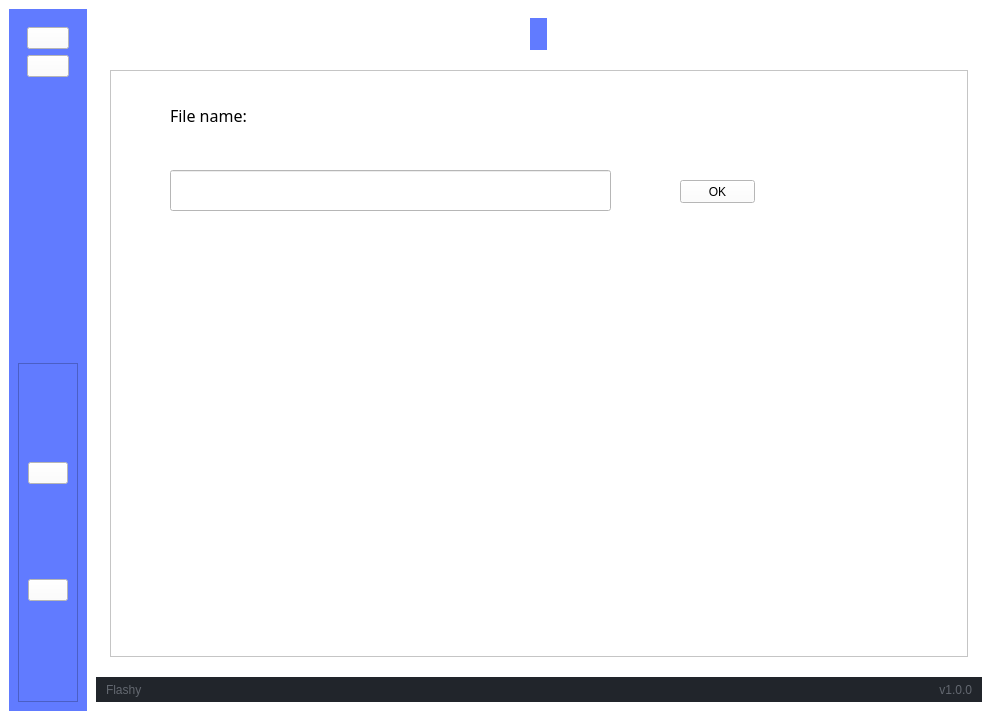
<?xml version="1.0" encoding="UTF-8"?>
<ui version="4.0">
 <author>Wanderson M. Pimenta</author>
 <class>MainWindow</class>
 <widget class="QMainWindow" name="MainWindow">
  <property name="geometry">
   <rect>
    <x>0</x>
    <y>0</y>
    <width>1000</width>
    <height>720</height>
   </rect>
  </property>
  <property name="minimumSize">
   <size>
    <width>1000</width>
    <height>720</height>
   </size>
  </property>
  <property name="palette">
   <palette>
    <active>
     <colorrole role="WindowText">
      <brush brushstyle="SolidPattern">
       <color alpha="255">
        <red>255</red>
        <green>255</green>
        <blue>255</blue>
       </color>
      </brush>
     </colorrole>
     <colorrole role="Button">
      <brush brushstyle="SolidPattern">
       <color alpha="0">
        <red>0</red>
        <green>0</green>
        <blue>0</blue>
       </color>
      </brush>
     </colorrole>
     <colorrole role="Light">
      <brush brushstyle="SolidPattern">
       <color alpha="255">
        <red>66</red>
        <green>73</green>
        <blue>90</blue>
       </color>
      </brush>
     </colorrole>
     <colorrole role="Midlight">
      <brush brushstyle="SolidPattern">
       <color alpha="255">
        <red>55</red>
        <green>61</green>
        <blue>75</blue>
       </color>
      </brush>
     </colorrole>
     <colorrole role="Dark">
      <brush brushstyle="SolidPattern">
       <color alpha="255">
        <red>22</red>
        <green>24</green>
        <blue>30</blue>
       </color>
      </brush>
     </colorrole>
     <colorrole role="Mid">
      <brush brushstyle="SolidPattern">
       <color alpha="255">
        <red>29</red>
        <green>32</green>
        <blue>40</blue>
       </color>
      </brush>
     </colorrole>
     <colorrole role="Text">
      <brush brushstyle="SolidPattern">
       <color alpha="255">
        <red>210</red>
        <green>210</green>
        <blue>210</blue>
       </color>
      </brush>
     </colorrole>
     <colorrole role="BrightText">
      <brush brushstyle="SolidPattern">
       <color alpha="255">
        <red>255</red>
        <green>255</green>
        <blue>255</blue>
       </color>
      </brush>
     </colorrole>
     <colorrole role="ButtonText">
      <brush brushstyle="SolidPattern">
       <color alpha="255">
        <red>255</red>
        <green>255</green>
        <blue>255</blue>
       </color>
      </brush>
     </colorrole>
     <colorrole role="Base">
      <brush brushstyle="SolidPattern">
       <color alpha="0">
        <red>0</red>
        <green>0</green>
        <blue>0</blue>
       </color>
      </brush>
     </colorrole>
     <colorrole role="Window">
      <brush brushstyle="SolidPattern">
       <color alpha="0">
        <red>0</red>
        <green>0</green>
        <blue>0</blue>
       </color>
      </brush>
     </colorrole>
     <colorrole role="Shadow">
      <brush brushstyle="SolidPattern">
       <color alpha="255">
        <red>0</red>
        <green>0</green>
        <blue>0</blue>
       </color>
      </brush>
     </colorrole>
     <colorrole role="Highlight">
      <brush brushstyle="SolidPattern">
       <color alpha="255">
        <red>85</red>
        <green>170</green>
        <blue>255</blue>
       </color>
      </brush>
     </colorrole>
     <colorrole role="Link">
      <brush brushstyle="SolidPattern">
       <color alpha="255">
        <red>85</red>
        <green>170</green>
        <blue>255</blue>
       </color>
      </brush>
     </colorrole>
     <colorrole role="LinkVisited">
      <brush brushstyle="SolidPattern">
       <color alpha="255">
        <red>255</red>
        <green>0</green>
        <blue>127</blue>
       </color>
      </brush>
     </colorrole>
     <colorrole role="AlternateBase">
      <brush brushstyle="SolidPattern">
       <color alpha="255">
        <red>22</red>
        <green>24</green>
        <blue>30</blue>
       </color>
      </brush>
     </colorrole>
     <colorrole role="ToolTipBase">
      <brush brushstyle="SolidPattern">
       <color alpha="255">
        <red>44</red>
        <green>49</green>
        <blue>60</blue>
       </color>
      </brush>
     </colorrole>
     <colorrole role="ToolTipText">
      <brush brushstyle="SolidPattern">
       <color alpha="255">
        <red>210</red>
        <green>210</green>
        <blue>210</blue>
       </color>
      </brush>
     </colorrole>
     <colorrole role="PlaceholderText">
      <brush brushstyle="NoBrush">
       <color alpha="128">
        <red>210</red>
        <green>210</green>
        <blue>210</blue>
       </color>
      </brush>
     </colorrole>
    </active>
    <inactive>
     <colorrole role="WindowText">
      <brush brushstyle="SolidPattern">
       <color alpha="255">
        <red>255</red>
        <green>255</green>
        <blue>255</blue>
       </color>
      </brush>
     </colorrole>
     <colorrole role="Button">
      <brush brushstyle="SolidPattern">
       <color alpha="0">
        <red>0</red>
        <green>0</green>
        <blue>0</blue>
       </color>
      </brush>
     </colorrole>
     <colorrole role="Light">
      <brush brushstyle="SolidPattern">
       <color alpha="255">
        <red>66</red>
        <green>73</green>
        <blue>90</blue>
       </color>
      </brush>
     </colorrole>
     <colorrole role="Midlight">
      <brush brushstyle="SolidPattern">
       <color alpha="255">
        <red>55</red>
        <green>61</green>
        <blue>75</blue>
       </color>
      </brush>
     </colorrole>
     <colorrole role="Dark">
      <brush brushstyle="SolidPattern">
       <color alpha="255">
        <red>22</red>
        <green>24</green>
        <blue>30</blue>
       </color>
      </brush>
     </colorrole>
     <colorrole role="Mid">
      <brush brushstyle="SolidPattern">
       <color alpha="255">
        <red>29</red>
        <green>32</green>
        <blue>40</blue>
       </color>
      </brush>
     </colorrole>
     <colorrole role="Text">
      <brush brushstyle="SolidPattern">
       <color alpha="255">
        <red>210</red>
        <green>210</green>
        <blue>210</blue>
       </color>
      </brush>
     </colorrole>
     <colorrole role="BrightText">
      <brush brushstyle="SolidPattern">
       <color alpha="255">
        <red>255</red>
        <green>255</green>
        <blue>255</blue>
       </color>
      </brush>
     </colorrole>
     <colorrole role="ButtonText">
      <brush brushstyle="SolidPattern">
       <color alpha="255">
        <red>255</red>
        <green>255</green>
        <blue>255</blue>
       </color>
      </brush>
     </colorrole>
     <colorrole role="Base">
      <brush brushstyle="SolidPattern">
       <color alpha="0">
        <red>0</red>
        <green>0</green>
        <blue>0</blue>
       </color>
      </brush>
     </colorrole>
     <colorrole role="Window">
      <brush brushstyle="SolidPattern">
       <color alpha="0">
        <red>0</red>
        <green>0</green>
        <blue>0</blue>
       </color>
      </brush>
     </colorrole>
     <colorrole role="Shadow">
      <brush brushstyle="SolidPattern">
       <color alpha="255">
        <red>0</red>
        <green>0</green>
        <blue>0</blue>
       </color>
      </brush>
     </colorrole>
     <colorrole role="Highlight">
      <brush brushstyle="SolidPattern">
       <color alpha="255">
        <red>85</red>
        <green>170</green>
        <blue>255</blue>
       </color>
      </brush>
     </colorrole>
     <colorrole role="Link">
      <brush brushstyle="SolidPattern">
       <color alpha="255">
        <red>85</red>
        <green>170</green>
        <blue>255</blue>
       </color>
      </brush>
     </colorrole>
     <colorrole role="LinkVisited">
      <brush brushstyle="SolidPattern">
       <color alpha="255">
        <red>255</red>
        <green>0</green>
        <blue>127</blue>
       </color>
      </brush>
     </colorrole>
     <colorrole role="AlternateBase">
      <brush brushstyle="SolidPattern">
       <color alpha="255">
        <red>22</red>
        <green>24</green>
        <blue>30</blue>
       </color>
      </brush>
     </colorrole>
     <colorrole role="ToolTipBase">
      <brush brushstyle="SolidPattern">
       <color alpha="255">
        <red>44</red>
        <green>49</green>
        <blue>60</blue>
       </color>
      </brush>
     </colorrole>
     <colorrole role="ToolTipText">
      <brush brushstyle="SolidPattern">
       <color alpha="255">
        <red>210</red>
        <green>210</green>
        <blue>210</blue>
       </color>
      </brush>
     </colorrole>
     <colorrole role="PlaceholderText">
      <brush brushstyle="NoBrush">
       <color alpha="128">
        <red>210</red>
        <green>210</green>
        <blue>210</blue>
       </color>
      </brush>
     </colorrole>
    </inactive>
    <disabled>
     <colorrole role="WindowText">
      <brush brushstyle="SolidPattern">
       <color alpha="255">
        <red>22</red>
        <green>24</green>
        <blue>30</blue>
       </color>
      </brush>
     </colorrole>
     <colorrole role="Button">
      <brush brushstyle="SolidPattern">
       <color alpha="0">
        <red>0</red>
        <green>0</green>
        <blue>0</blue>
       </color>
      </brush>
     </colorrole>
     <colorrole role="Light">
      <brush brushstyle="SolidPattern">
       <color alpha="255">
        <red>66</red>
        <green>73</green>
        <blue>90</blue>
       </color>
      </brush>
     </colorrole>
     <colorrole role="Midlight">
      <brush brushstyle="SolidPattern">
       <color alpha="255">
        <red>55</red>
        <green>61</green>
        <blue>75</blue>
       </color>
      </brush>
     </colorrole>
     <colorrole role="Dark">
      <brush brushstyle="SolidPattern">
       <color alpha="255">
        <red>22</red>
        <green>24</green>
        <blue>30</blue>
       </color>
      </brush>
     </colorrole>
     <colorrole role="Mid">
      <brush brushstyle="SolidPattern">
       <color alpha="255">
        <red>29</red>
        <green>32</green>
        <blue>40</blue>
       </color>
      </brush>
     </colorrole>
     <colorrole role="Text">
      <brush brushstyle="SolidPattern">
       <color alpha="255">
        <red>22</red>
        <green>24</green>
        <blue>30</blue>
       </color>
      </brush>
     </colorrole>
     <colorrole role="BrightText">
      <brush brushstyle="SolidPattern">
       <color alpha="255">
        <red>255</red>
        <green>255</green>
        <blue>255</blue>
       </color>
      </brush>
     </colorrole>
     <colorrole role="ButtonText">
      <brush brushstyle="SolidPattern">
       <color alpha="255">
        <red>22</red>
        <green>24</green>
        <blue>30</blue>
       </color>
      </brush>
     </colorrole>
     <colorrole role="Base">
      <brush brushstyle="SolidPattern">
       <color alpha="0">
        <red>0</red>
        <green>0</green>
        <blue>0</blue>
       </color>
      </brush>
     </colorrole>
     <colorrole role="Window">
      <brush brushstyle="SolidPattern">
       <color alpha="0">
        <red>0</red>
        <green>0</green>
        <blue>0</blue>
       </color>
      </brush>
     </colorrole>
     <colorrole role="Shadow">
      <brush brushstyle="SolidPattern">
       <color alpha="255">
        <red>0</red>
        <green>0</green>
        <blue>0</blue>
       </color>
      </brush>
     </colorrole>
     <colorrole role="Highlight">
      <brush brushstyle="SolidPattern">
       <color alpha="255">
        <red>51</red>
        <green>153</green>
        <blue>255</blue>
       </color>
      </brush>
     </colorrole>
     <colorrole role="Link">
      <brush brushstyle="SolidPattern">
       <color alpha="255">
        <red>85</red>
        <green>170</green>
        <blue>255</blue>
       </color>
      </brush>
     </colorrole>
     <colorrole role="LinkVisited">
      <brush brushstyle="SolidPattern">
       <color alpha="255">
        <red>255</red>
        <green>0</green>
        <blue>127</blue>
       </color>
      </brush>
     </colorrole>
     <colorrole role="AlternateBase">
      <brush brushstyle="SolidPattern">
       <color alpha="255">
        <red>44</red>
        <green>49</green>
        <blue>60</blue>
       </color>
      </brush>
     </colorrole>
     <colorrole role="ToolTipBase">
      <brush brushstyle="SolidPattern">
       <color alpha="255">
        <red>44</red>
        <green>49</green>
        <blue>60</blue>
       </color>
      </brush>
     </colorrole>
     <colorrole role="ToolTipText">
      <brush brushstyle="SolidPattern">
       <color alpha="255">
        <red>210</red>
        <green>210</green>
        <blue>210</blue>
       </color>
      </brush>
     </colorrole>
     <colorrole role="PlaceholderText">
      <brush brushstyle="NoBrush">
       <color alpha="128">
        <red>210</red>
        <green>210</green>
        <blue>210</blue>
       </color>
      </brush>
     </colorrole>
    </disabled>
   </palette>
  </property>
  <property name="font">
   <font>
    <family>Segoe UI</family>
    <pointsize>10</pointsize>
   </font>
  </property>
  <property name="windowTitle">
   <string>MainWindowTitle</string>
  </property>
  <property name="styleSheet">
   <string notr="true">QMainWindow {background: transparent; }
</string>
  </property>
  <widget class="QWidget" name="centralwidget">
   <property name="styleSheet">
    <string notr="true">background: transparent;
color: rgb(210, 210, 210);</string>
   </property>
   <layout class="QHBoxLayout" name="horizontalLayout">
    <item>
     <widget class="QFrame" name="main_container">
      <property name="styleSheet">
       <string notr="true">background-color: rgb(255, 255, 255);</string>
      </property>
      <property name="frameShape">
       <enum>QFrame::NoFrame</enum>
      </property>
      <property name="frameShadow">
       <enum>QFrame::Raised</enum>
      </property>
      <layout class="QHBoxLayout" name="horizontalLayout_4">
       <property name="spacing">
        <number>0</number>
       </property>
       <property name="leftMargin">
        <number>0</number>
       </property>
       <property name="topMargin">
        <number>0</number>
       </property>
       <property name="rightMargin">
        <number>0</number>
       </property>
       <property name="bottomMargin">
        <number>0</number>
       </property>
       <item alignment="Qt::AlignHCenter">
        <widget class="QFrame" name="menu_container">
         <property name="sizePolicy">
          <sizepolicy hsizetype="Preferred" vsizetype="Preferred">
           <horstretch>0</horstretch>
           <verstretch>0</verstretch>
          </sizepolicy>
         </property>
         <property name="minimumSize">
          <size>
           <width>0</width>
           <height>0</height>
          </size>
         </property>
         <property name="maximumSize">
          <size>
           <width>16777215</width>
           <height>16777215</height>
          </size>
         </property>
         <property name="layoutDirection">
          <enum>Qt::LeftToRight</enum>
         </property>
         <property name="styleSheet">
          <string notr="true">background-color: rgb(97, 123, 255);</string>
         </property>
         <property name="frameShape">
          <enum>QFrame::NoFrame</enum>
         </property>
         <property name="frameShadow">
          <enum>QFrame::Raised</enum>
         </property>
         <layout class="QVBoxLayout" name="verticalLayout">
          <item alignment="Qt::AlignTop">
           <widget class="QFrame" name="menu_frame">
            <property name="frameShape">
             <enum>QFrame::NoFrame</enum>
            </property>
            <property name="frameShadow">
             <enum>QFrame::Raised</enum>
            </property>
            <layout class="QVBoxLayout" name="verticalLayout_5">
             <item>
              <widget class="QPushButton" name="home_button">
               <property name="sizePolicy">
                <sizepolicy hsizetype="Expanding" vsizetype="Fixed">
                 <horstretch>0</horstretch>
                 <verstretch>0</verstretch>
                </sizepolicy>
               </property>
               <property name="minimumSize">
                <size>
                 <width>0</width>
                 <height>0</height>
                </size>
               </property>
               <property name="font">
                <font>
                 <family>Segoe UI</family>
                </font>
               </property>
               <property name="layoutDirection">
                <enum>Qt::LeftToRight</enum>
               </property>
               <property name="styleSheet">
                <string notr="true">background-color: rgb(255, 255, 255);</string>
               </property>
               <property name="text">
                <string/>
               </property>
               <property name="icon">
                <iconset>
                 <normaloff>imgs/Home_Button.png</normaloff>imgs/Home_Button.png</iconset>
               </property>
               <property name="iconSize">
                <size>
                 <width>33</width>
                 <height>32</height>
                </size>
               </property>
              </widget>
             </item>
             <item>
              <widget class="QPushButton" name="content_button">
               <property name="sizePolicy">
                <sizepolicy hsizetype="Expanding" vsizetype="Fixed">
                 <horstretch>0</horstretch>
                 <verstretch>0</verstretch>
                </sizepolicy>
               </property>
               <property name="minimumSize">
                <size>
                 <width>0</width>
                 <height>0</height>
                </size>
               </property>
               <property name="font">
                <font>
                 <family>Segoe UI</family>
                </font>
               </property>
               <property name="toolTip">
                <string>&lt;html&gt;&lt;head/&gt;&lt;body&gt;&lt;p&gt;home&lt;/p&gt;&lt;/body&gt;&lt;/html&gt;</string>
               </property>
               <property name="layoutDirection">
                <enum>Qt::LeftToRight</enum>
               </property>
               <property name="styleSheet">
                <string notr="true">
background-color: rgb(255, 255, 255);</string>
               </property>
               <property name="text">
                <string/>
               </property>
               <property name="icon">
                <iconset>
                 <normaloff>imgs/File_Upload.png</normaloff>imgs/File_Upload.png</iconset>
               </property>
               <property name="iconSize">
                <size>
                 <width>32</width>
                 <height>32</height>
                </size>
               </property>
              </widget>
             </item>
            </layout>
           </widget>
          </item>
          <item>
           <widget class="QFrame" name="extra_menu_frame">
            <property name="frameShape">
             <enum>QFrame::StyledPanel</enum>
            </property>
            <property name="frameShadow">
             <enum>QFrame::Raised</enum>
            </property>
            <layout class="QVBoxLayout" name="verticalLayout_3">
             <item>
              <widget class="QPushButton" name="settings_button_2">
               <property name="sizePolicy">
                <sizepolicy hsizetype="Expanding" vsizetype="Fixed">
                 <horstretch>0</horstretch>
                 <verstretch>0</verstretch>
                </sizepolicy>
               </property>
               <property name="minimumSize">
                <size>
                 <width>0</width>
                 <height>0</height>
                </size>
               </property>
               <property name="font">
                <font>
                 <family>Segoe UI</family>
                </font>
               </property>
               <property name="toolTip">
                <string>&lt;html&gt;&lt;head/&gt;&lt;body&gt;&lt;p&gt;settings&lt;/p&gt;&lt;/body&gt;&lt;/html&gt;</string>
               </property>
               <property name="layoutDirection">
                <enum>Qt::LeftToRight</enum>
               </property>
               <property name="styleSheet">
                <string notr="true">
background-color: rgb(255, 255, 255);</string>
               </property>
               <property name="text">
                <string/>
               </property>
               <property name="icon">
                <iconset>
                 <normaloff>imgs/Account.png</normaloff>imgs/Account.png</iconset>
               </property>
               <property name="iconSize">
                <size>
                 <width>32</width>
                 <height>32</height>
                </size>
               </property>
              </widget>
             </item>
             <item>
              <widget class="QPushButton" name="settings_button">
               <property name="sizePolicy">
                <sizepolicy hsizetype="Expanding" vsizetype="Fixed">
                 <horstretch>0</horstretch>
                 <verstretch>0</verstretch>
                </sizepolicy>
               </property>
               <property name="minimumSize">
                <size>
                 <width>0</width>
                 <height>0</height>
                </size>
               </property>
               <property name="font">
                <font>
                 <family>Segoe UI</family>
                </font>
               </property>
               <property name="toolTip">
                <string>&lt;html&gt;&lt;head/&gt;&lt;body&gt;&lt;p&gt;settings&lt;/p&gt;&lt;/body&gt;&lt;/html&gt;</string>
               </property>
               <property name="layoutDirection">
                <enum>Qt::LeftToRight</enum>
               </property>
               <property name="styleSheet">
                <string notr="true">
background-color: rgb(255, 255, 255);</string>
               </property>
               <property name="text">
                <string/>
               </property>
               <property name="icon">
                <iconset>
                 <normaloff>imgs/Settings.png</normaloff>imgs/Settings.png</iconset>
               </property>
               <property name="iconSize">
                <size>
                 <width>32</width>
                 <height>32</height>
                </size>
               </property>
              </widget>
             </item>
            </layout>
           </widget>
          </item>
         </layout>
        </widget>
       </item>
       <item>
        <widget class="QFrame" name="content_container">
         <property name="styleSheet">
          <string notr="true">background-color: rgb(255, 255, 255);</string>
         </property>
         <property name="frameShape">
          <enum>QFrame::NoFrame</enum>
         </property>
         <property name="frameShadow">
          <enum>QFrame::Raised</enum>
         </property>
         <layout class="QVBoxLayout" name="verticalLayout_4">
          <item alignment="Qt::AlignHCenter">
           <widget class="QFrame" name="header_container">
            <property name="maximumSize">
             <size>
              <width>500</width>
              <height>100</height>
             </size>
            </property>
            <property name="styleSheet">
             <string notr="true">background-color: rgb(97, 123, 255);</string>
            </property>
            <property name="frameShape">
             <enum>QFrame::NoFrame</enum>
            </property>
            <property name="frameShadow">
             <enum>QFrame::Raised</enum>
            </property>
            <layout class="QHBoxLayout" name="horizontalLayout_3">
             <property name="spacing">
              <number>0</number>
             </property>
             <property name="leftMargin">
              <number>0</number>
             </property>
             <property name="topMargin">
              <number>0</number>
             </property>
             <property name="rightMargin">
              <number>0</number>
             </property>
             <property name="bottomMargin">
              <number>0</number>
             </property>
             <item>
              <widget class="QFrame" name="header_frame">
               <property name="styleSheet">
                <string notr="true">
background-color: rgb(97, 123, 255);</string>
               </property>
               <property name="frameShape">
                <enum>QFrame::NoFrame</enum>
               </property>
               <property name="frameShadow">
                <enum>QFrame::Raised</enum>
               </property>
               <layout class="QVBoxLayout" name="verticalLayout_2">
                <property name="spacing">
                 <number>0</number>
                </property>
                <property name="leftMargin">
                 <number>0</number>
                </property>
                <property name="topMargin">
                 <number>0</number>
                </property>
                <property name="rightMargin">
                 <number>0</number>
                </property>
                <property name="bottomMargin">
                 <number>0</number>
                </property>
                <item>
                 <widget class="QLabel" name="header_label">
                  <property name="sizePolicy">
                   <sizepolicy hsizetype="Preferred" vsizetype="Preferred">
                    <horstretch>0</horstretch>
                    <verstretch>0</verstretch>
                   </sizepolicy>
                  </property>
                  <property name="font">
                   <font>
                    <pointsize>21</pointsize>
                    <weight>75</weight>
                    <bold>true</bold>
                   </font>
                  </property>
                  <property name="text">
                   <string/>
                  </property>
                  <property name="pixmap">
                   <pixmap>../Title (1).png</pixmap>
                  </property>
                  <property name="scaledContents">
                   <bool>true</bool>
                  </property>
                 </widget>
                </item>
               </layout>
              </widget>
             </item>
            </layout>
           </widget>
          </item>
          <item>
           <widget class="QFrame" name="body_container">
            <property name="frameShape">
             <enum>QFrame::NoFrame</enum>
            </property>
            <property name="frameShadow">
             <enum>QFrame::Raised</enum>
            </property>
            <layout class="QVBoxLayout" name="verticalLayout_9">
             <property name="spacing">
              <number>0</number>
             </property>
             <property name="leftMargin">
              <number>5</number>
             </property>
             <property name="topMargin">
              <number>5</number>
             </property>
             <property name="rightMargin">
              <number>5</number>
             </property>
             <property name="bottomMargin">
              <number>5</number>
             </property>
             <item>
              <widget class="QStackedWidget" name="stackedWidget">
               <property name="sizePolicy">
                <sizepolicy hsizetype="Minimum" vsizetype="Minimum">
                 <horstretch>0</horstretch>
                 <verstretch>0</verstretch>
                </sizepolicy>
               </property>
               <property name="styleSheet">
                <string notr="true"/>
               </property>
               <property name="currentIndex">
                <number>0</number>
               </property>
               <widget class="QWidget" name="home_page">
                <layout class="QVBoxLayout" name="verticalLayout_10">
                 <item>
                  <widget class="QFrame" name="home_page_frame">
                   <property name="frameShape">
                    <enum>QFrame::StyledPanel</enum>
                   </property>
                   <property name="frameShadow">
                    <enum>QFrame::Raised</enum>
                   </property>
                   <widget class="QPushButton" name="home_file_button">
                    <property name="geometry">
                     <rect>
                      <x>570</x>
                      <y>110</y>
                      <width>75</width>
                      <height>23</height>
                     </rect>
                    </property>
                    <property name="styleSheet">
                     <string notr="true">color: rgb(0, 0, 0);</string>
                    </property>
                    <property name="text">
                     <string>OK</string>
                    </property>
                   </widget>
                   <widget class="QLabel" name="home_prompt_label">
                    <property name="geometry">
                     <rect>
                      <x>60</x>
                      <y>20</y>
                      <width>321</width>
                      <height>51</height>
                     </rect>
                    </property>
                    <property name="font">
                     <font>
                      <family>Arial Black</family>
                      <pointsize>12</pointsize>
                     </font>
                    </property>
                    <property name="styleSheet">
                     <string notr="true">color: rgb(0, 0, 0);</string>
                    </property>
                    <property name="text">
                     <string>File name:</string>
                    </property>
                   </widget>
                   <widget class="QLabel" name="home_label_status">
                    <property name="geometry">
                     <rect>
                      <x>100</x>
                      <y>230</y>
                      <width>121</width>
                      <height>31</height>
                     </rect>
                    </property>
                    <property name="text">
                     <string/>
                    </property>
                   </widget>
                   <widget class="QLineEdit" name="file_location_lineedit">
                    <property name="geometry">
                     <rect>
                      <x>60</x>
                      <y>100</y>
                      <width>441</width>
                      <height>41</height>
                     </rect>
                    </property>
                   </widget>
                  </widget>
                 </item>
                </layout>
               </widget>
               <widget class="QWidget" name="content_page">
                <layout class="QVBoxLayout" name="verticalLayout_6">
                 <item>
                  <widget class="QFrame" name="content_page_frame">
                   <property name="frameShape">
                    <enum>QFrame::StyledPanel</enum>
                   </property>
                   <property name="frameShadow">
                    <enum>QFrame::Raised</enum>
                   </property>
                   <widget class="QTextEdit" name="flash_card_textedit">
                    <property name="geometry">
                     <rect>
                      <x>10</x>
                      <y>10</y>
                      <width>711</width>
                      <height>371</height>
                     </rect>
                    </property>
                    <property name="font">
                     <font>
                      <family>Arial</family>
                      <pointsize>24</pointsize>
                      <weight>75</weight>
                      <bold>true</bold>
                     </font>
                    </property>
                    <property name="styleSheet">
                     <string notr="true">background-color: rgb(96, 124, 255);
color: rgb(0, 0, 0);</string>
                    </property>
                    <property name="readOnly">
                     <bool>true</bool>
                    </property>
                   </widget>
                   <widget class="QPushButton" name="next_card_button">
                    <property name="geometry">
                     <rect>
                      <x>769</x>
                      <y>248</y>
                      <width>75</width>
                      <height>23</height>
                     </rect>
                    </property>
                    <property name="styleSheet">
                     <string notr="true">color: rgb(0, 0, 0);</string>
                    </property>
                    <property name="text">
                     <string>Next</string>
                    </property>
                   </widget>
                   <widget class="QPushButton" name="show_answer_button">
                    <property name="geometry">
                     <rect>
                      <x>330</x>
                      <y>410</y>
                      <width>75</width>
                      <height>23</height>
                     </rect>
                    </property>
                    <property name="styleSheet">
                     <string notr="true">color: rgb(0, 0, 0);</string>
                    </property>
                    <property name="text">
                     <string>Show Answer</string>
                    </property>
                   </widget>
                  </widget>
                 </item>
                </layout>
               </widget>
               <widget class="QWidget" name="settings_page">
                <widget class="QLabel" name="label_8">
                 <property name="geometry">
                  <rect>
                   <x>260</x>
                   <y>120</y>
                   <width>251</width>
                   <height>91</height>
                  </rect>
                 </property>
                 <property name="font">
                  <font>
                   <family>Segoe UI</family>
                   <pointsize>40</pointsize>
                  </font>
                 </property>
                 <property name="text">
                  <string>SETTINGS</string>
                 </property>
                 <property name="alignment">
                  <set>Qt::AlignCenter</set>
                 </property>
                </widget>
               </widget>
              </widget>
             </item>
            </layout>
           </widget>
          </item>
          <item>
           <widget class="QFrame" name="footer_container">
            <property name="minimumSize">
             <size>
              <width>0</width>
              <height>25</height>
             </size>
            </property>
            <property name="maximumSize">
             <size>
              <width>16777215</width>
              <height>25</height>
             </size>
            </property>
            <property name="styleSheet">
             <string notr="true">background-color: rgb(33, 37, 43);</string>
            </property>
            <property name="frameShape">
             <enum>QFrame::NoFrame</enum>
            </property>
            <property name="frameShadow">
             <enum>QFrame::Raised</enum>
            </property>
            <layout class="QHBoxLayout" name="horizontalLayout_6">
             <property name="spacing">
              <number>0</number>
             </property>
             <property name="leftMargin">
              <number>0</number>
             </property>
             <property name="topMargin">
              <number>0</number>
             </property>
             <property name="rightMargin">
              <number>0</number>
             </property>
             <property name="bottomMargin">
              <number>0</number>
             </property>
             <item>
              <widget class="QFrame" name="frame_label_bottom">
               <property name="frameShape">
                <enum>QFrame::NoFrame</enum>
               </property>
               <property name="frameShadow">
                <enum>QFrame::Raised</enum>
               </property>
               <layout class="QHBoxLayout" name="horizontalLayout_7">
                <property name="spacing">
                 <number>0</number>
                </property>
                <property name="leftMargin">
                 <number>10</number>
                </property>
                <property name="topMargin">
                 <number>0</number>
                </property>
                <property name="rightMargin">
                 <number>10</number>
                </property>
                <property name="bottomMargin">
                 <number>0</number>
                </property>
                <item>
                 <widget class="QLabel" name="footer_label">
                  <property name="font">
                   <font>
                    <family>Segoe UI</family>
                   </font>
                  </property>
                  <property name="styleSheet">
                   <string notr="true">color: rgb(98, 103, 111);</string>
                  </property>
                  <property name="text">
                   <string>Flashy </string>
                  </property>
                 </widget>
                </item>
                <item>
                 <widget class="QLabel" name="footer_version_label">
                  <property name="maximumSize">
                   <size>
                    <width>16777215</width>
                    <height>16777215</height>
                   </size>
                  </property>
                  <property name="font">
                   <font>
                    <family>Segoe UI</family>
                   </font>
                  </property>
                  <property name="styleSheet">
                   <string notr="true">color: rgb(98, 103, 111);</string>
                  </property>
                  <property name="text">
                   <string>v1.0.0</string>
                  </property>
                  <property name="alignment">
                   <set>Qt::AlignRight|Qt::AlignTrailing|Qt::AlignVCenter</set>
                  </property>
                 </widget>
                </item>
               </layout>
              </widget>
             </item>
            </layout>
           </widget>
          </item>
         </layout>
         <zorder>body_container</zorder>
         <zorder>footer_container</zorder>
         <zorder>header_container</zorder>
        </widget>
       </item>
      </layout>
      <zorder>content_container</zorder>
      <zorder>menu_container</zorder>
     </widget>
    </item>
   </layout>
  </widget>
 </widget>
 <resources/>
 <connections/>
</ui>
